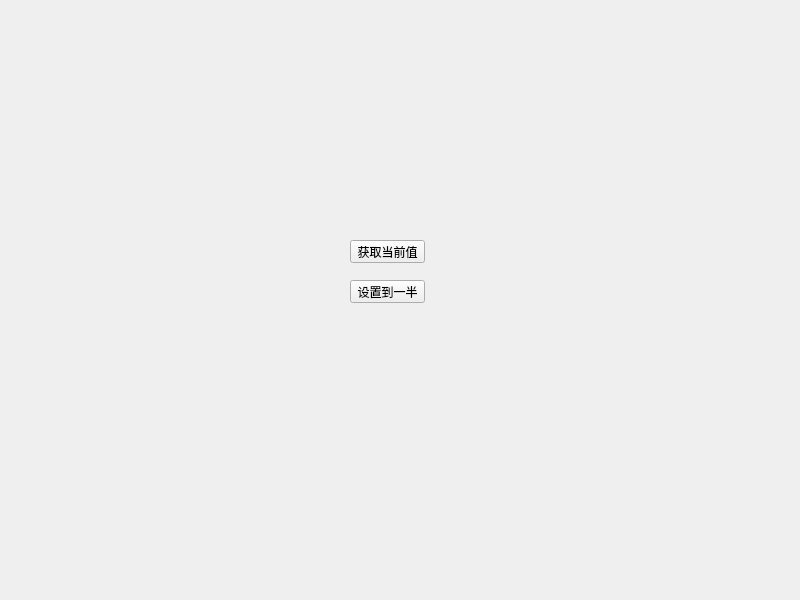
<?xml version="1.0" encoding="UTF-8"?>
<ui version="4.0">
 <class>Widget</class>
 <widget class="QWidget" name="Widget">
  <property name="geometry">
   <rect>
    <x>0</x>
    <y>0</y>
    <width>800</width>
    <height>600</height>
   </rect>
  </property>
  <property name="windowTitle">
   <string>Widget</string>
  </property>
  <widget class="SmallWidget" name="widget" native="true">
   <property name="geometry">
    <rect>
     <x>250</x>
     <y>170</y>
     <width>291</width>
     <height>41</height>
    </rect>
   </property>
  </widget>
  <widget class="QPushButton" name="btn_Get">
   <property name="geometry">
    <rect>
     <x>350</x>
     <y>240</y>
     <width>75</width>
     <height>23</height>
    </rect>
   </property>
   <property name="text">
    <string>获取当前值</string>
   </property>
  </widget>
  <widget class="QPushButton" name="btn_Set">
   <property name="geometry">
    <rect>
     <x>350</x>
     <y>280</y>
     <width>75</width>
     <height>23</height>
    </rect>
   </property>
   <property name="text">
    <string>设置到一半</string>
   </property>
  </widget>
 </widget>
 <customwidgets>
  <customwidget>
   <class>SmallWidget</class>
   <extends>QWidget</extends>
   <header location="global">smallwidget.h</header>
   <container>1</container>
  </customwidget>
 </customwidgets>
 <resources/>
 <connections/>
</ui>
